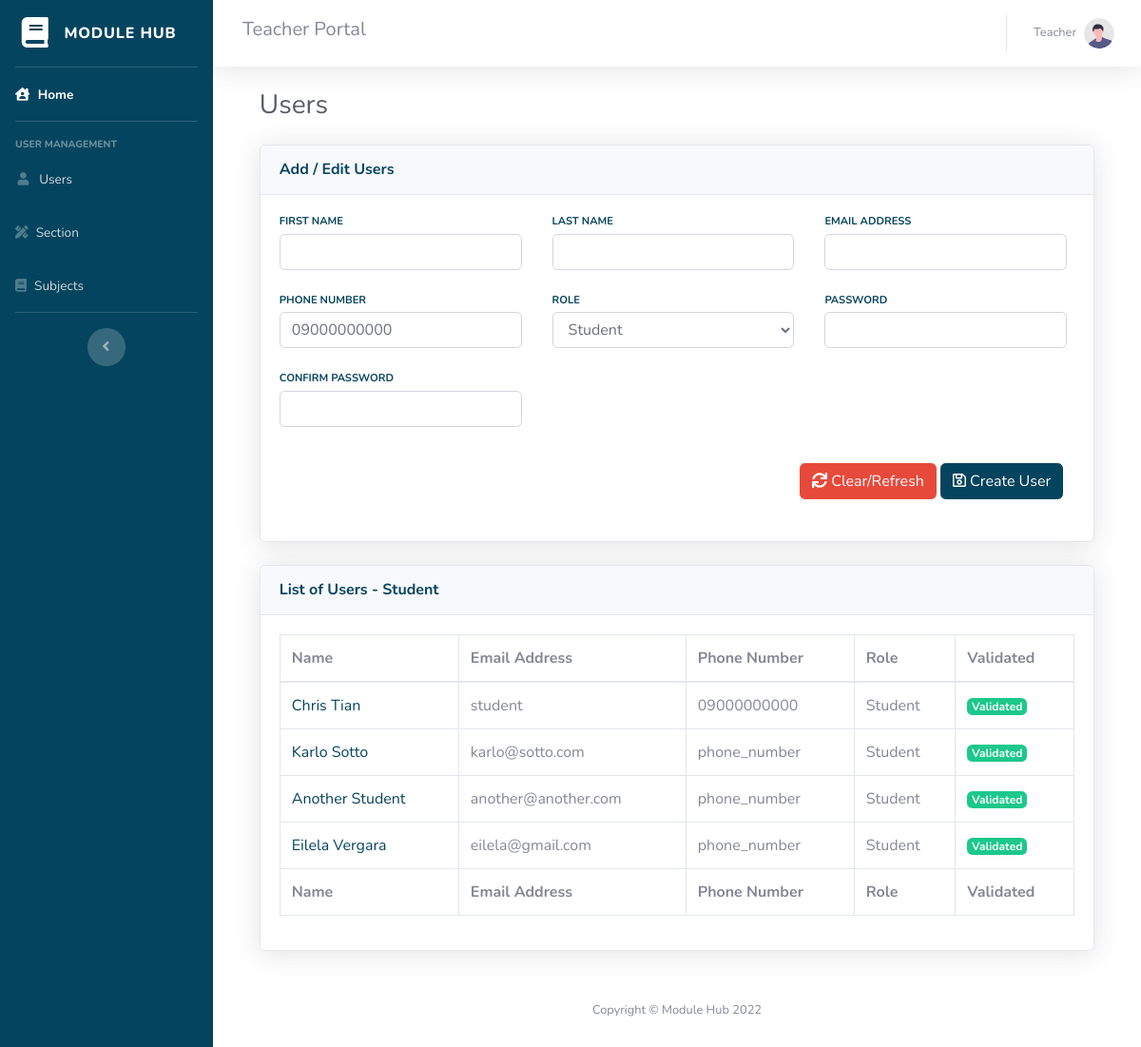
The app's page /users.php (signed in) with its own data.
### tables this page shows
CREATE TABLE `role` (
  `id` int(11) NOT NULL,
  `code` varchar(64) NOT NULL,
  `description` varchar(256) NOT NULL
);

CREATE TABLE `users` (
  `id` int(11) NOT NULL,
  `firstname` varchar(256) DEFAULT NULL,
  `lastname` varchar(256) DEFAULT NULL,
  `email` varchar(256) DEFAULT NULL,
  `phone_number` varchar(12) DEFAULT '09000000000',
  `password` varchar(128) DEFAULT NULL,
  `role` int(12) DEFAULT NULL,
  `validated` tinyint(1) DEFAULT 0
);

### users.php (the view, shortened to what this page needs)
<?php
    require_once("process_users.php");
    include("head.php");
    $role = $_SESSION['role'];
?>
<head>
    <link href="vendor/datatables/dataTables.bootstrap4.min.css" rel="stylesheet">
</head>
<body id="page-top">
<div id="wrapper">
    <?php include("sidebar.php"); ?>
        <div id="content-wrapper" class="d-flex flex-column">
            <div id="content">
                <?php include("topbar.php"); ?>
                <div class="container-fluid">
                    <h1 class="h3 mb-2 text-gray-800">Users</h1>
                    <div class="card shadow mb-4">
                        <div class="card-header py-3">
                            <h6 class="m-0 font-weight-bold text-primary">Add / Edit Users</h6>
                        </div>
                        <div class="card-body">
                            <form method="post" action="process_users.php">
                            <div class="row">
                                <div class="col-xl-4 col-md-6 mb-4">
                                    <div class="row no-gutters align-items-center">
                                        <div class="col mr-2">
                                            <div class="text-xs font-weight-bold text-primary text-uppercase mb-1">
                                                First Name</div>
                                            <div class="h5 mb-0 font-weight-bold text-gray-800">
                                                <input type="text" class="form-control" name="fname" value="<?php if(isset($_GET['edit'])){ echo $edit_user['firstname'];} else if(isset($_GET['fname'])){echo $_GET['fname'];} ?>" required>
                                            </div>
                                        </div>
                                    </div>
                                </div>
                                <div class="col-xl-4 col-md-6 mb-4">
                                    <div class="row no-gutters align-items-center">
                                        <div class="col mr-2">
                                            <div class="text-xs font-weight-bold text-primary text-uppercase mb-1">
                                                Last Name</div>
                                            <div class="h5 mb-0 font-weight-bold text-gray-800">
                                                <input type="text" class="form-control" name="lname" value="<?php if(isset($_GET['edit'])){ echo $edit_user['lastname'];} else if(isset($_GET['lname'])){echo $_GET['lname'];} ?>" required>
                                            </div>
                                        </div>
                                    </div>
                                </div>
                                <div class="col-xl-4 col-md-6 mb-4">
                                    <div class="row no-gutters align-items-center">
                                        <div class="col mr-2">
                                            <div class="text-xs font-weight-bold text-primary text-uppercase mb-1">
                                                Email Address
                                            </div>
                                            <div class="h5 mb-0 font-weight-bold text-gray-800">
                                                <input type="email" class="form-control" name="email" value="<?php if(isset($_GET['edit'])){ echo $edit_user['email'];}else if(isset($_GET['email'])){echo $_GET['email'];} ?>" required>
                                            </div>
                                        </div>
                                    </div>
                                </div>
                                <div class="col-xl-4 col-md-6 mb-4">
                                    <div class="row no-gutters align-items-center">
                                        <div class="col mr-2">
                                            <div class="text-xs font-weight-bold text-primary text-uppercase mb-1">
                                                Phone Number
                                            </div>
                                            <div class="h5 mb-0 font-weight-bold text-gray-800">
                                                <input type="number" maxlength="11" value="09000000000" class="form-control" name="phone_number" value="<?php if(isset($_GET['edit'])){ echo $edit_user['phone_number'];}else if(isset($_GET['phone_number'])){echo $_GET['phone_number'];} ?>" required>
                                            </div>
                                        </div>
                                    </div>
                                </div>
                                <div class="col-xl-4 col-md-6 mb-4">
                                    <div class="row no-gutters align-items-center">
                                        <div class="col mr-2">
                                            <div class="text-xs font-weight-bold text-primary text-uppercase mb-1">
                                                Role
                                            </div>
                                            <?php if($_SESSION["role"]==1){ ?>
                                            <div class="h5 mb-0 font-weight-bold text-gray-800">
                                                <?php if(isset($_GET['edit'])){ ?>
                                                    <input type="text" class="form-control" id="password" name="role" value="<?php if(isset($_GET['edit'])){echo strtoupper($edit_user['code']); } ?>" readonly>
                                                <?php } else { ?>
                                                <select name="role" class="form-control" required>
                                                    <option value="" disabled selected>Role:</option>
                                                    <option value="1">Admin</option>
                                                    <option value="2">Student</option>
                                                    <option value="3">Teacher</option>
                                                </select>
                                                <?php } ?>
                                            </div>
                                            <?php } else { ?>
                                                <select name="role" class="form-control">
                                                    <option value="2" selected>Student</option>
                                                </select>
                                            <?php } ?>
                                        </div>
                                    </div>
                                </div>
                                <?php if(isset($_GET['edit'])) {} else {  ?>
                                <div class="col-xl-4 col-md-6 mb-4">
                                    <div class="row no-gutters align-items-center">
                                        <div class="col mr-2">
                                            <div class="text-xs font-weight-bold text-primary text-uppercase mb-1">
                                                Password
                                            </div>
                                            <div class="h5 mb-0 font-weight-bold text-gray-800">
                                                <input type="password" class="form-control" id="password" name="password" onkeyup='check();' required>
                                            </div>
                                        </div>
                                    </div>
                                </div>
                                <div class="col-xl-4 col-md-6 mb-4">
                                    <div class="row no-gutters align-items-center">
                                        <div class="col mr-2">
                                            <div class="text-xs font-weight-bold text-primary text-uppercase mb-1">
                                                Confirm Password
                                            </div>
                                            <div class="h5 mb-0 font-weight-bold text-gray-800">
                                                <input type="password" class="form-control" name="confirm_password" id="confirm_password" onkeyup='check();' required>
                                                <button disabled id="password-message" class="btn btn-block"></button>
                                            </div>
                                        </div>
                                    </div>
                                </div>
                                <?php } ?>
                                <div class="col-xl-12 col-md-6 mb-4">
                                    <div class="row no-gutters align-items-center">
                                        <div class="col mr-2">
                                            <?php if(isset($_GET['edit'])){ ?>
                                                <input type="text" name="user_id" value="<?php echo $_GET['edit']; ?>" style="visibility: hidden;">
                                                <button type="submit" class="btn btn-primary float-right mr-1" name="update"><i class="far fa-save"></i> Update User</button>
                                            <?php }else{ ?>
                                                <button type="submit" class="btn btn-primary float-right mr-1" name="save" id="save"><i class="far fa-save"></i> Create User</button>
                                            <?php } ?>
                                            <a href="users.php" id="refresh" class='float-right btn btn-danger mr-1'><i class="fas as fa-sync"></i> Clear/Refresh</a>
                                        </div>
                                    </div>
                                </div>
                            </div>
                            </form>
                        </div>
                    </div>
                    <?php
                    $roles =  mysqli_query($mysqli, "SELECT * FROM role");
                    while($newRole = mysqli_fetch_array($roles)){
                        $roleId = $newRole["id"];
                        $users = mysqli_query($mysqli, "SELECT *, u.id AS user_id
                        FROM users u
                        JOIN role r
                        ON r.id = u.role WHERE r.id = '$roleId' " );
                        ?>
                    <div class="card shadow mb-4" style="display: <?php if($role == 3 AND $newRole["id"] != 2 ) { echo 'none';}?>;">
                        <div class="card-header py-3">
                            <h6 class="m-0 font-weight-bold text-primary">List of Users - <?php echo ucfirst($newRole["code"]); ?></h6>
                        </div>
                        <div class="card-body">
                            <div class="table-responsive">
                                <table class="table table-bordered" id="dataTable" width="100%" cellspacing="0">
                                    <thead>
                                        <tr>
                                            <th>Name</th>
                                            <th>Email Address</th>
                                            <th>Phone Number</th>
                                            <th>Role</th>
                                            <th>Validated</th>
                                        </tr>
                                    </thead>
                                    <tfoot>
                                        <tr>
                                            <th>Name</th>
                                            <th>Email Address</th>
                                            <th>Phone Number</th>
                                            <th>Role</th>
                                            <th>Validated</th>
                                        </tr>
                                    </tfoot>
                                    <tbody>
                                        <?php while($user = mysqli_fetch_array($users)){
                                            $approved = boolval($user["validated"]);
                                            ?>
                                        <tr>
                                            <td>
                                                <?php if($user["role"] == "2"){ ?>
                                                <a target="_blank" href="generate_qr.php?student=<?php echo $user["user_id"]."&firstname=".$user["firstname"]."&lastname=".$user["lastname"]; ?>">
                                                    <?php echo ucfirst($user["firstname"])." ".ucfirst($user["lastname"]); ?>
                                                </a>
                                                <?php } else { ?>
                                                    <?php echo ucfirst($user["firstname"])." ".ucfirst($user["lastname"]); ?>
                                                <?php } ?>
                                            </td>
                                            <td><?php echo $user["email"]; ?></td>
                                            <td><?php echo $user["phone_number"]; ?></td>
                                            <td><?php echo ucfirst($user["code"]); ?></td>
                                            <td><?php if($approved){
                                                ?><span class="badge bg-success text-white">Validated</span><?php
                                                }else{?> <span class="badge bg-warning text-white">Pending</span> <?php } ?></td>
                                        </tr>
                                        <?php } ?>
                                    </tbody>
                                </table>
                            </div>
                        </div>
                    </div>
                    <?php } ?>
                </div>
            </div>
<?php include("footer.php"); ?>
</body>
</html>

### records on screen
role: code "Student"
users: firstname "Chris", lastname "Tian", email "student", phone_number "09000000000", role.code "Student", validated "Validated"
users: firstname "Karlo", lastname "Sotto", email "karlo@sotto.com", phone_number "phone_number", role.code "Student", validated "Validated"
users: firstname "Another", lastname "Student", email "another@another.com", phone_number "phone_number", role.code "Student", validated "Validated"
users: firstname "Eilela", lastname "Vergara", email "eilela@gmail.com", phone_number "phone_number", role.code "Student", validated "Validated"

### other values on screen
$_SESSION['firstname'] "Teacher"
